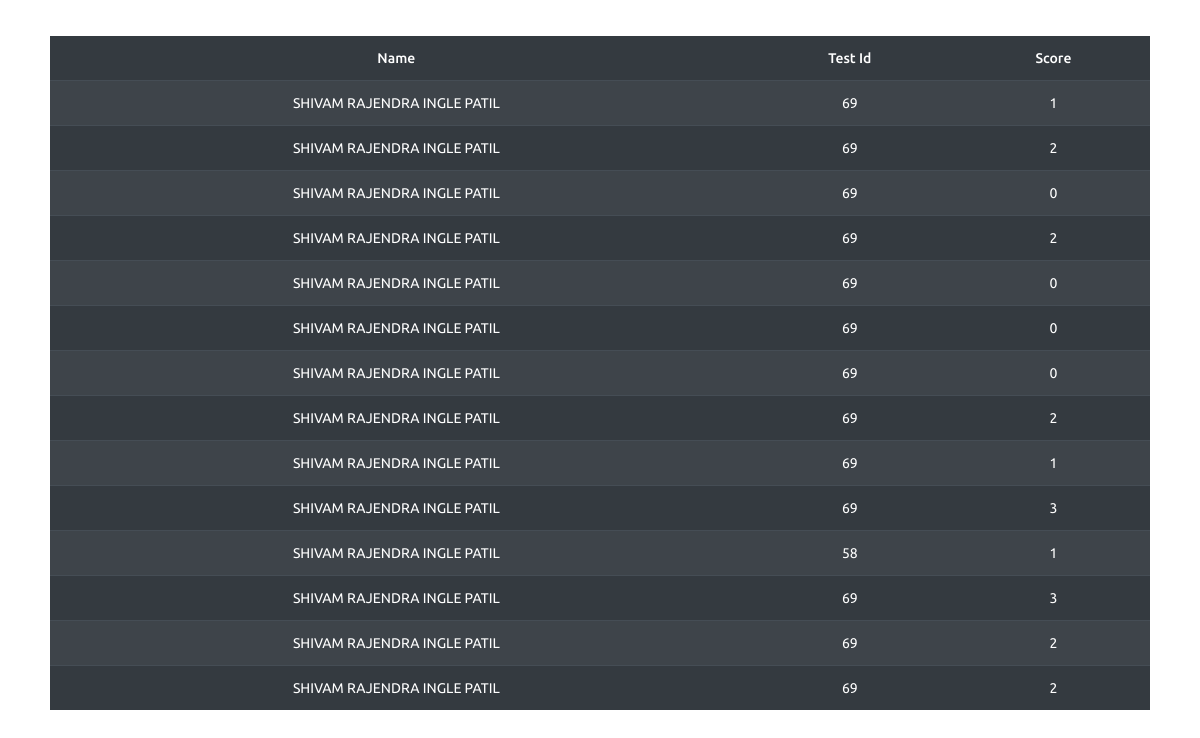
The page /finalproject1/files/showuser.php (signed in) on the database its author committed.
### tables this page shows
CREATE TABLE `mst_result` (
  `login` varchar(255) DEFAULT NULL,
  `test_id` int(5) DEFAULT NULL,
  `test_date` date DEFAULT NULL,
  `score` int(3) DEFAULT NULL,
  `branch` varchar(255) NOT NULL
);

### finalproject1/files/showuser.php (the view, shortened to what this page needs)
<!DOCTYPE HTML PUBLIC "-//W3C//DTD HTML 4.01 Transitional//EN" "http://www.w3.org/TR/html4/loose.dtd">
<html>
<head>
<link rel="stylesheet" href="../assets/vendors/mdi/css/materialdesignicons.min.css">
<link rel="stylesheet" href="../assets/vendors/css/vendor.bundle.base.css">
<link rel="stylesheet" href="../assets/css/main.css">
<link rel="stylesheet" href="../assets/css/style.css">
<link rel="stylesheet" href="https://cdnjs.cloudflare.com/ajax/libs/font-awesome/5.15.3/css/all.min.css" />
</head>
<body class="bg-white">
<?php
include("header.php");
include("dbcon.php");
?>
	<div class="container">
		<table class="mt-3 mx-auto table table-striped table-dark text-center border-3 table-responsive-sm"style="width:100%;">
			<thead class="thead-dark">
			<tr>
				<th>Name</th>
				<th>Test Id</th>
				<th>Score</th>
			</tr>
			</thead>
			<tbody>
			<?php
				$sql=mysqli_query($con,"Select * From mst_result where branch='COMP'");
				while($result=mysqli_fetch_assoc($sql)){
			?>
			<tr>
				<td><?php echo $result['login']; ?></td>
				<td><?php echo $result['test_id']; ?></td>
				<td><?php echo $result['score']; ?></td>
			</tr>
				<?php } ?>
			</tbody>
		</table>
	</div>
</body>
</html>

### finalproject1/assets/css/main.css (style rules this page uses)
body { margin-top:20px; color: #1a202c; text-align: left; background-color: #f2edf3 !important; }
.container { display: flex; }

### finalproject1/files/header.php (style rules this page uses)
table { margin-left:7%; }

### rows shown on the page
mst_result: login "SHIVAM RAJENDRA INGLE PATIL", test "69", score "1"
mst_result: login "SHIVAM RAJENDRA INGLE PATIL", test "69", score "2"
mst_result: login "SHIVAM RAJENDRA INGLE PATIL", test "69", score "0"
mst_result: login "SHIVAM RAJENDRA INGLE PATIL", test "69", score "2"
mst_result: login "SHIVAM RAJENDRA INGLE PATIL", test "69", score "0"
mst_result: login "SHIVAM RAJENDRA INGLE PATIL", test "69", score "0"
mst_result: login "SHIVAM RAJENDRA INGLE PATIL", test "69", score "0"
mst_result: login "SHIVAM RAJENDRA INGLE PATIL", test "69", score "2"
mst_result: login "SHIVAM RAJENDRA INGLE PATIL", test "69", score "1"
mst_result: login "SHIVAM RAJENDRA INGLE PATIL", test "69", score "3"
mst_result: login "SHIVAM RAJENDRA INGLE PATIL", test "58", score "1"
mst_result: login "SHIVAM RAJENDRA INGLE PATIL", test "69", score "3"
mst_result: login "SHIVAM RAJENDRA INGLE PATIL", test "69", score "2"
mst_result: login "SHIVAM RAJENDRA INGLE PATIL", test "69", score "2"
